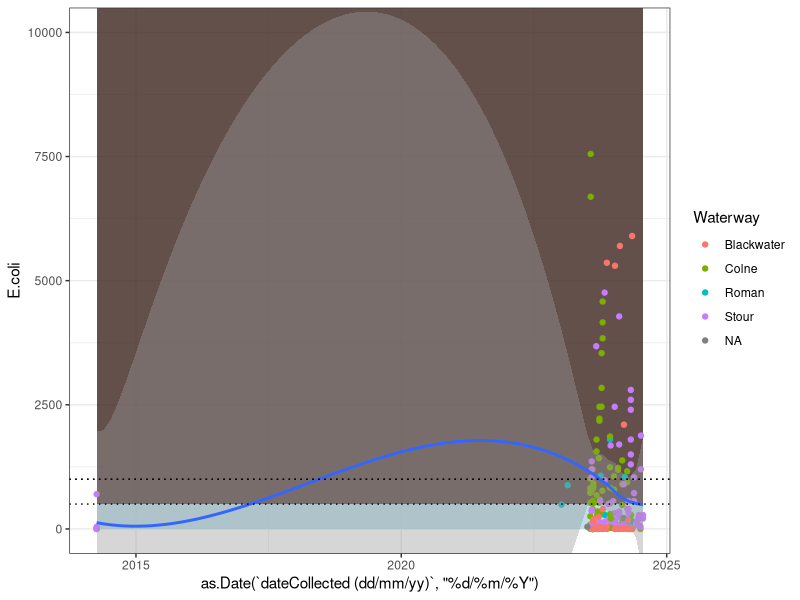
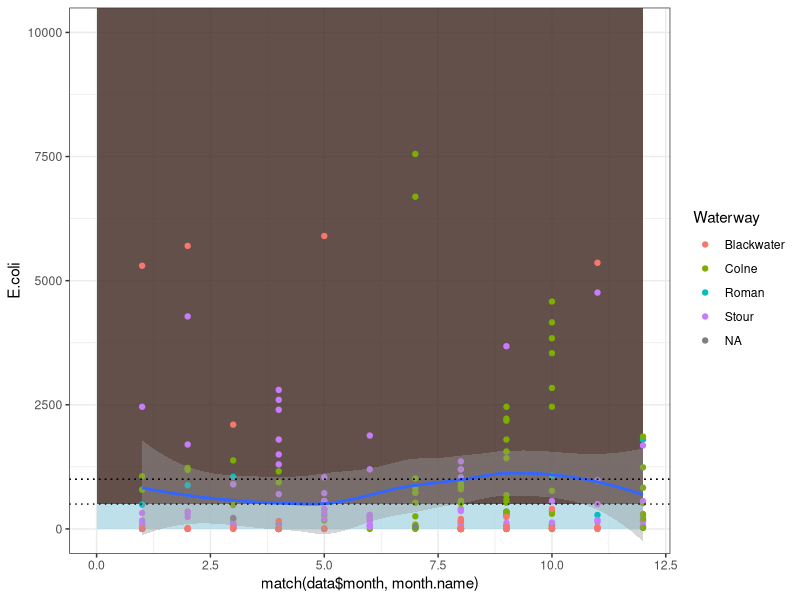

These charts were generated, in order, by the following R code:
## ---- chunk 1

library(tidyverse) 

## ---- chunk 2

getwd()


list.files("./data")
## ---- chunk 3

data <- read_csv("./data/DataCollectionForm - WQ data(1).csv",
                 na = c("NC", "NA", "R"))  # we need to sort out this coding of NC and R 
                 
                 

head(data)
## ---- chunk 4

data %>%
#  filter(Waterway == "Stour") %>%

ggplot(aes(y = E.coli, x = as.Date(`dateCollected (dd/mm/yy)`, "%d/%m/%Y")))+
  

  
    annotate("rect",
           xmin=min(as.Date(data$`dateCollected (dd/mm/yy)`, "%d/%m/%Y")),
           xmax=max(as.Date(data$`dateCollected (dd/mm/yy)`, "%d/%m/%Y")),
           ymin=c(0) , ymax=c(500),
           alpha=0.8,
           fill="lightblue")+
    
  
    annotate("rect",
           xmin=min(as.Date(data$`dateCollected (dd/mm/yy)`, "%d/%m/%Y")),
           xmax=max(as.Date(data$`dateCollected (dd/mm/yy)`, "%d/%m/%Y")),
           ymin=c(500) , ymax=Inf,
           alpha=0.8,
           fill="#3d251e")+
  
  
  geom_point(aes(col = Waterway))+
  geom_smooth()+
# scale_y_continuous(trans='log10')+
  geom_hline(yintercept=500, linetype = "dotted")+
  geom_hline(yintercept=1000, linetype = "dotted")+
  geom_hline(yintercept=1000, linetype = "dotted")+
  coord_cartesian(ylim = c(0, 10000))+
  
 
  
  theme_bw()


## ---- chunk 5


         



## ---- chunk 6

data %>%
#  filter(Waterway == "Stour") %>%

ggplot(aes(y = E.coli, x = match(data$month, month.name)))+
  

  
    annotate("rect",
           xmin=0,
           xmax=12,
           ymin=c(0) , ymax=c(500),
           alpha=0.8,
           fill="lightblue")+


    annotate("rect",
           xmin=0,
           xmax=12,
           ymin=c(500) , ymax=Inf,
           alpha=0.8,
           fill="#3d251e")+

  
  geom_point(aes(col = Waterway))+
  geom_smooth()+
# scale_y_continuous(trans='log10')+
  geom_hline(yintercept=500, linetype = "dotted")+
  geom_hline(yintercept=1000, linetype = "dotted")+
  geom_hline(yintercept=1000, linetype = "dotted")+
  coord_cartesian(ylim = c(0, 10000))+
  
 
  
  theme_bw()
